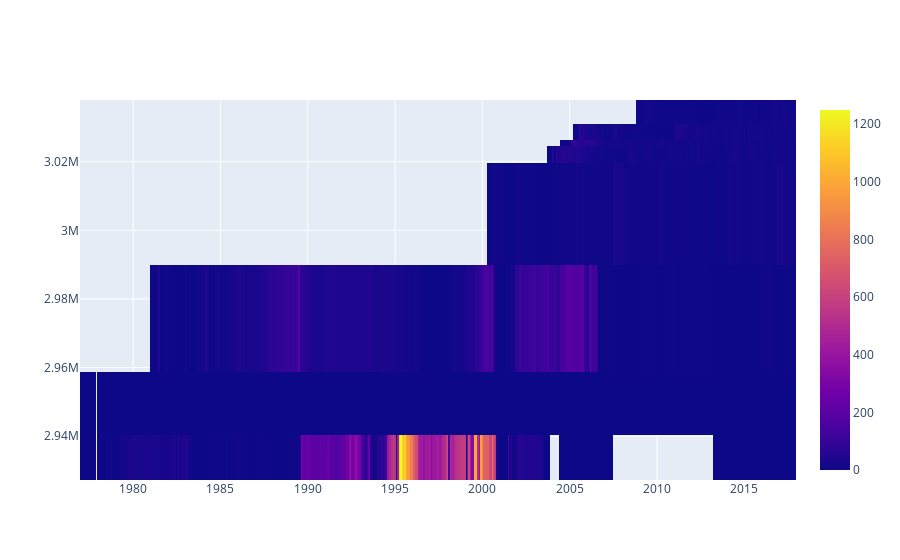

Notebook source saved alongside this figure:
### Code cell
fig = go.Figure(data=go.Heatmap(
        z=df_offsets['water']/30.45,
        x=df_offsets['date'],
        y=df_offsets['api']))

fig.show()

### Figure 1 — Plotly figure (JSON) as saved in the notebook; plotly's stock layout.template omitted (floating-point values rounded to 4 significant figures; data arrays with more than 128 entries replaced by an {"elided": "..."} marker saying what was removed)
{"data": [{"type": "heatmap", "x": {"elided": "2722 str values"}, "y": {"elided": "2722 str values"}, "z": {"elided": "2722 float values"}}], "layout": {}}
